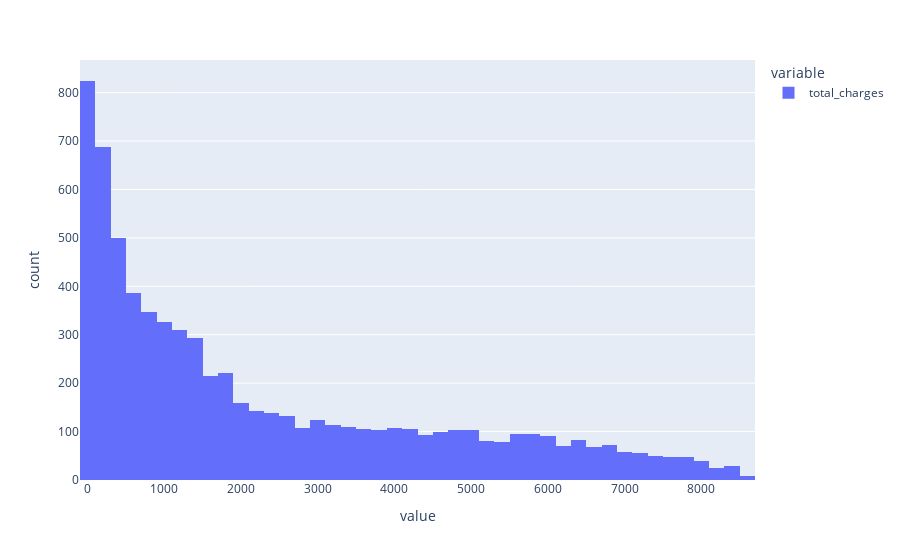

The notebook cell this image was saved under:
### Code cell
px.histogram(data_frame=df_merged['total_charges'])

### Figure 1 — Plotly figure (JSON) as saved in the notebook; plotly's stock layout.template omitted (floating-point values rounded to 4 significant figures; data arrays with more than 128 entries replaced by an {"elided": "..."} marker saying what was removed)
{"data": [{"alignmentgroup": "True", "bingroup": "x", "hovertemplate": "variable=total_charges<br>value=%{x}<br>count=%{y}<extra></extra>", "legendgroup": "total_charges", "marker": {"color": "#636efa", "pattern": {"shape": ""}}, "name": "total_charges", "offsetgroup": "total_charges", "orientation": "v", "showlegend": true, "type": "histogram", "x": {"elided": "7043 float values"}, "xaxis": "x", "yaxis": "y"}], "layout": {"barmode": "relative", "legend": {"title": {"text": "variable"}, "tracegroupgap": 0}, "margin": {"t": 60}, "xaxis": {"anchor": "y", "domain": [0, 1], "title": {"text": "value"}}, "yaxis": {"anchor": "x", "domain": [0, 1], "title": {"text": "count"}}}}
